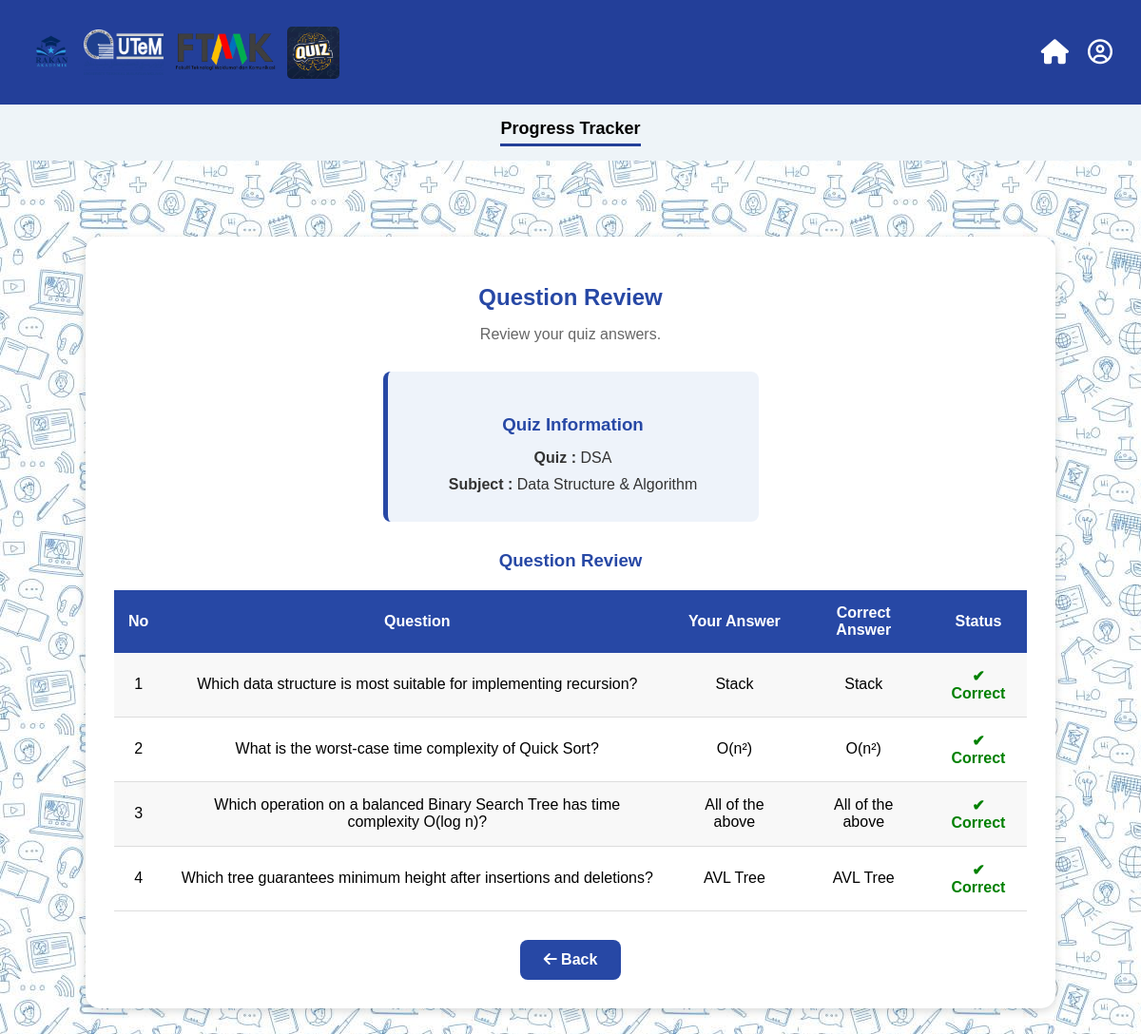
The page /view_question.php?attempt=13 (signed in) on the database its author committed.
### tables this page shows
CREATE TABLE `quiz_attempts` (
  `attemptID` int(11) NOT NULL,
  `quizID` varchar(20) NOT NULL,
  `matricNoStudent` varchar(20) NOT NULL,
  `score` int(11) NOT NULL,
  `total_question` int(11) NOT NULL,
  `user_answer` text NOT NULL,
  `attempt_date` timestamp NOT NULL DEFAULT current_timestamp() ON UPDATE current_timestamp()
);

CREATE TABLE `quiz` (
  `quizID` varchar(20) NOT NULL COMMENT 'Quiz identifier',
  `matricNoTutor` varchar(20) NOT NULL COMMENT 'Tutor who created quiz',
  `title` varchar(255) NOT NULL,
  `description` varchar(100) NOT NULL,
  `category` varchar(100) DEFAULT NULL,
  `difficulty` varchar(50) DEFAULT NULL,
  `cover` varchar(255) DEFAULT NULL,
  `time_limit` int(11) DEFAULT NULL,
  `attempts` int(11) DEFAULT NULL
);

CREATE TABLE `quiz_question` (
  `questionID` int(11) NOT NULL,
  `quizID` varchar(20) NOT NULL,
  `question` text NOT NULL,
  `optionA` varchar(255) NOT NULL,
  `optionB` varchar(255) NOT NULL,
  `optionC` varchar(255) NOT NULL,
  `optionD` varchar(255) NOT NULL,
  `correct_answer` varchar(10) NOT NULL
);

### view_question.php (the view, shortened to what this page needs)
<?php
include("db_connect.php");
$studentID = $_SESSION['matric'];
$attemptID = $_GET['attempt'];
$sql = "SELECT
            qa.user_answer,
            qa.quizID,
            q.title,
            q.category
        FROM quiz_attempts qa
        INNER JOIN quiz q
        ON qa.quizID = q.quizID
        WHERE qa.attemptID='$attemptID'
        AND qa.matricNoStudent='$studentID'
        LIMIT 1";
$attempt = mysqli_query($conn,$sql);
$attemptData = mysqli_fetch_assoc($attempt);
$quizID = $attemptData['quizID'];
$userAnswer = json_decode($attemptData['user_answer'],true);
$sqlQuestion = "SELECT *
FROM quiz_question
WHERE quizID='$quizID'
ORDER BY questionID";
$resultQuestion = mysqli_query($conn,$sqlQuestion);
?>
<!DOCTYPE html>
<html>
<head>
    <link rel="stylesheet" href="style2.css">
    <link rel="stylesheet" href="https://cdnjs.cloudflare.com/ajax/libs/font-awesome/6.5.0/css/all.min.css">
</head>
<body>
<header class="topbar">
    <div class="logo">
        <img src="images/logoRakan.png" alt="">
        <img src="images/logoUtem.png" alt="">
        <img src="images/logoFtmk.png" alt="">
        <img class="quiz-logo" src="images/quiz.jpg" alt="">
    </div>
    <div class="icons">
        <i class="fas fa-home" onclick="location.href='student_dashboard.php'"></i>
        <i class="far fa-user-circle" onclick="location.href='profile.php'"></i>
    </div>
</header>
<div class="menu-bar">
    <a href="student_progress.php" class="active-menu">Progress Tracker</a>
</div>
<div class="main-content">
    <div class="progress-container">
       <h2>Question Review</h2>
<p>Review your quiz answers.</p>
      <div class="summary-box">
<h3>Quiz Information</h3>
<p>
<strong>Quiz :</strong>
<?php echo $attemptData['title']; ?>
</p>
<p>
<strong>Subject :</strong>
<?php echo $attemptData['category']; ?>
</p>
</div>
<h3>Question Review</h3>
<table>
<tr>
<th>No</th>
<th>Question</th>
<th>Your Answer</th>
<th>Correct Answer</th>
<th>Status</th>
</tr>
<?php
$no = 1;
while($question = mysqli_fetch_assoc($resultQuestion))
{
$qid = $question['questionID'];
$studentAnswer = "";
if(isset($userAnswer[$qid]))
{
    $studentAnswer = $userAnswer[$qid];
}
$studentAnswerText = "";
switch($studentAnswer)
{
    case "A":
        $studentAnswerText = $question['optionA'];
        break;
    case "B":
        $studentAnswerText = $question['optionB'];
        break;
    case "D":
        $studentAnswerText = $question['optionD'];
        break;
}
$correctAnswerText = "";
switch($question['correct_answer'])
{
    case "A":
        $correctAnswerText = $question['optionA'];
        break;
    case "B":
        $correctAnswerText = $question['optionB'];
        break;
    case "D":
        $correctAnswerText = $question['optionD'];
        break;
}
?>
<tr>
<td><?php echo $no++; ?></td>
<td><?php echo $question['question']; ?></td>
<td><?php echo $studentAnswerText; ?></td>
<td><?php echo $correctAnswerText; ?></td>
<td>
<?php
if($studentAnswer == $question['correct_answer'])
{
    echo "<span style='color:green;font-weight:bold;'>✔ Correct</span>";
}
else
{
    echo "<span style='color:red;font-weight:bold;'>✘ Wrong</span>";
}
?>
</td>
</tr>
<?php
}
?>
</table>
       <div class="back-btn">
    <a href="javascript:history.back()">
        <i class="fas fa-arrow-left"></i> Back
    </a>
</div>
    </div>
</div>
</body>
</html>

### style2.css (style rules this page uses)
body { font-family:Arial, sans-serif; margin:0; }
.topbar { background:#233f99; height:110px; display:flex; justify-content:space-between; align-items:center; padding:0 30px; gap:25px; }
.logo { display:flex; align-items:center; gap:10px; }
.logo img { height:48px; width:auto; object-fit:contain; }
.logo .quiz-logo { height:55px; border-radius:5px; }
.icons { display:flex; align-items:center; gap:20px; }
.icons i { font-size:26px; cursor:pointer; color:white; transition:0.2s; }
.main-content { text-align:center; padding-top:50px; }
.menu-bar { display:flex; justify-content:center; gap:100px; padding:15px 0; background:#eef4f8; font-size:18px; font-weight:bold; }
.menu-bar a { text-decoration:none; color:black; }
.menu-bar a:hover, .active-menu { color:#233f99; border-bottom:3px solid #233f99; padding-bottom:5px; }

### view_question.php (style rules this page uses)
body { background:url('images/edubackground.jpg'); }
.main-content { width:85%; margin:30px auto; }
.progress-container { background:#fff; border-radius:15px; padding:30px; box-shadow:0 3px 10px rgba(0,0,0,0.15); }
.progress-container h2 { color:#2748A5; text-align:center; margin-bottom:10px; }
.progress-container p { text-align:center; color:#666; margin-bottom:25px; }
.progress-container h3 { color:#2748A5; margin-top:25px; margin-bottom:15px; }
.summary-box { width:350px; background:#EEF3FA; border-left:5px solid #2748A5; border-radius:8px; padding:20px; margin:30px auto; text-align:center; }
.summary-box h3 { color:#2748A5; margin-bottom:15px; }
.summary-box p { margin:10px 0; color:#333; }
table { width:100%; border-collapse:collapse; margin-top:20px; }
th { background:#2748A5; color:white; padding:15px; font-size:16px; }
td { padding:15px; text-align:center; border-bottom:1px solid #ddd; }
tr:nth-child(even) { background:#f8f8f8; }
.back-btn { text-align:center; margin-top:30px; }
.back-btn a { display:inline-block; background:#2748A5; color:white; text-decoration:none; padding:12px 25px; border-radius:8px; font-weight:bold; transition:0.3s; }

### rows shown on the page
quiz_attempts: quizID.title "DSA", quizID.category "Data Structure & Algorithm"
quiz_question: question "Which data structure is most suitable for implementing recursion?", optionB "Stack", correct_answer "✔ Correct"
quiz_question: question "What is the worst-case time complexity of Quick Sort?", optionD "O(n²)", correct_answer "✔ Correct"
quiz_question: question "Which operation on a balanced Binary Search Tree has time complexity O(log n)?", optionA "All of the above", correct_answer "✔ Correct"
quiz_question: question "Which tree guarantees minimum height after insertions and deletions?", optionD "AVL Tree", correct_answer "✔ Correct"
